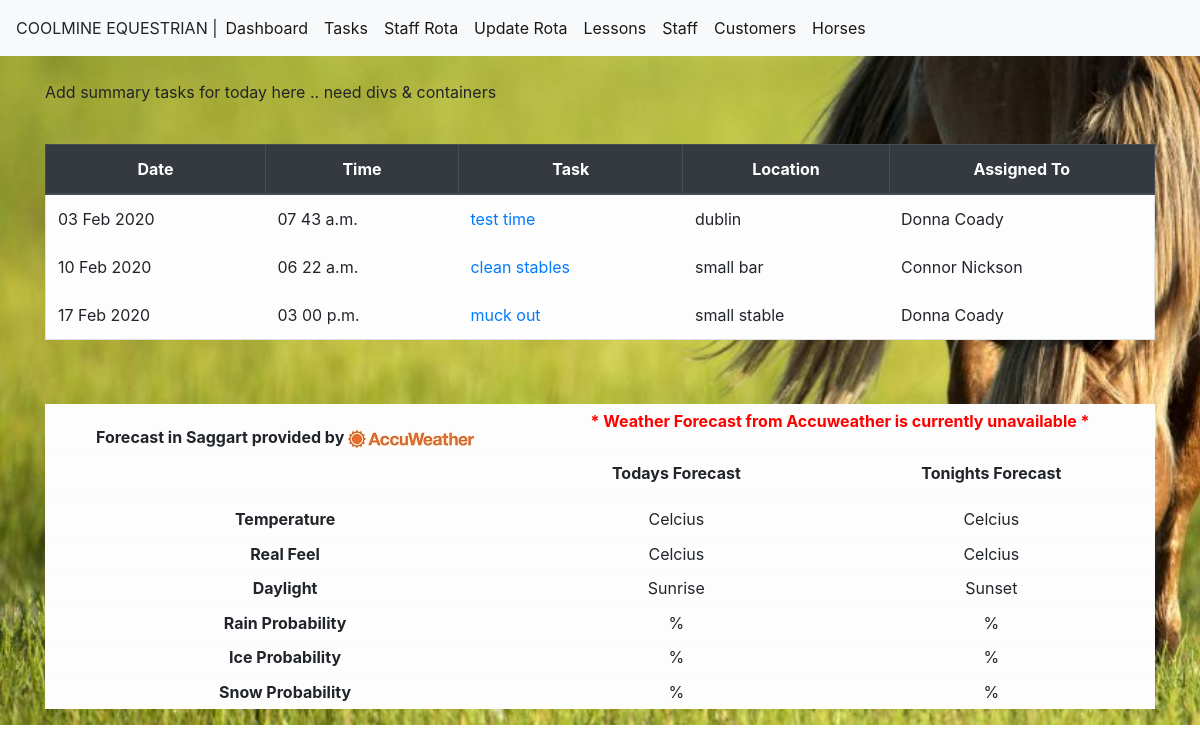
The page / on the database its author committed.
### module_task/models.py (models this page shows, shortened)
class TaskList(models.Model):
    taskdate=models.DateField(auto_now_add=False, auto_now=False)
    tasktime=models.TimeField(auto_now_add=False, auto_now=False,blank=True,null=True)
    taskdesc = models.CharField(max_length=200)
    location= models.CharField(max_length=50)
    assingees= models.ForeignKey(StaffList,blank=True,null=True, on_delete=models.CASCADE,limit_choices_to={'termindate': None},)
    completed = models.BooleanField(default=False)
    comments=models.CharField(max_length=100,blank=True)

class StaffList(models.Model):
    staffname= models.CharField(max_length=50)
    staffdob=models.DateField(blank=True, null=True)
    staffaddress= models.CharField(max_length=200,blank=True, null=True)
    staffemail= models.EmailField(blank=True, null=True)
    staffphone=models.CharField(max_length=30,blank=True, null=True)
    staffcontract = models.CharField(null=True,max_length=20)
    startdate=models.DateField(blank=True, null=True)
    termindate =models.DateField(blank=True, null=True)
    staffqual =models.CharField(max_length=250, blank=True,null=True)

### module_task/views.py (the view)
# urls.py: path('',views.index, name='index'),
def index(request):
    import json
    import requests
    now = timezone.now()
    current_tasks = TaskList.objects.filter(taskdate__lte=now).order_by('taskdate','tasktime')
    try:
        api = json.loads(api_request.content)
    except Exception as e:
        api = "Weather API Error"
    return render(request,'index.html',{'current_tasks': current_tasks,'api':api})

### module_task/templates/index.html (shortened to what this page needs)
{%extends 'base.html'%}
{% block content %}
<p> Add summary tasks for today here .. need divs & containers </p>
  <table class="table table-bordered">
    <thead class="thead-dark">
      <tr>
        <th scope="col">Date</th>
        <th scope="col">Time</th>
        <th scope="col">Task</th>
        <th scope="col">Location</th>
        <th scope="col">Assigned To</th>
      </tr>
    </thead>
  {% if current_tasks %}
    <tbody>
      {% for tasks in current_tasks %}
        {% if tasks.completed %}
          <tr class="table table-secondary table-borderless">
          </tr>
        {% else %}
            <tr class="table table-borderless table-light" border-color>
              <td> {{tasks.taskdate|date:"d M Y"}} </td>
              <td> {{tasks.tasktime|time:"h i a"}} </td>
              <td> <a href="{% url 'edittask' tasks.id %}">{{tasks.taskdesc}}</a> </td>
              <td> {{tasks.location}} </td>
              <td> {{tasks.assingees.staffname}} </td>
            </tr>
        {% endif %}
      {% endfor %}
    </tbody>
  </table>
  {% endif %}
{% if api %}
<table class="table table-sm table-light ">
  <thead>
      <tr>
      <th scope="col" colspan="1">Forecast in Saggart provided by <img src="../static/images/AccuLogo_Sml.jpg" alt="Accuweather" ></th>
      <th scope="col" colspan="2">
      {% if api.Headline.Text %}
        <p>{{ api.Headline.Text }} </p>
      {% elif api.Code == "ServiceUnavailable" %}
        <p><font color="red"> Accuweather Service is Unvailable: </p>
        {{ api.Message }}</font> </p>
      {% elif api == "Weather API Error" %}
        <p><font color="red">* Weather Forecast from Accuweather is currently unavailable *</font></p>
      {% else %}
        <p><font color="red">* Weather Forecast from Accuweather is currently unavailable *</font></p>
      {% endif %}
      </th>
  </thead>
  <thead>
      <tr>
      <th scope="col" colspan="1"></th>
      <th scope="col" colspan="1">Todays Forecast</th>
      <th scope="col" colspan="1">Tonights Forecast</th>
  </thead>
  <tbody>
  <tr style="text-align:center">
      <th scope="row"></th>
      <td> {{ api.DailyForecasts.0.Day.LongPhrase }} </td>
      <td> {{ api.DailyForecasts.0.Night.LongPhrase }} </td>
    </tr>
    <tr style="text-align:center">
      <th scope="row">Temperature</th>
      <td> {{ api.DailyForecasts.0.Temperature.Maximum.Value }} Celcius</td>
      <td> {{ api.DailyForecasts.0.Temperature.Minimum.Value }} Celcius</td>
    </tr>
    <tr style="text-align:center">
      <th scope="row">Real Feel</th>
      <td> {{ api.DailyForecasts.0.RealFeelTemperature.Maximum.Value }} Celcius</td>
      <td> {{ api.DailyForecasts.0.RealFeelTemperature.Minimum.Value }} Celcius</td>
    </tr>
    <tr style="text-align:center">
      <th scope="row">Daylight</th>
      <td> {{ api.DailyForecasts.0.Sun.Rise }} Sunrise </td>
      <td> {{ api.DailyForecasts.0.Sun.Set }} Sunset</td>
    </tr>
       <tr style="text-align:center">
      <th scope="row">Rain Probability</th>
      <td> {{ api.DailyForecasts.0.Day.RainProbability }} % </td>
      <td> {{ api.DailyForecasts.0.Night.RainProbability }} % </td>
    </tr>
        <tr style="text-align:center">
      <th scope="row">Ice Probability</th>
      <td> {{ api.DailyForecasts.0.Day.IceProbability }} % </td>
      <td> {{ api.DailyForecasts.0.Night.IceProbability }} % </td>
    </tr>
        <tr style="text-align:center">
      <th scope="row">Snow Probability</th>
      <td> {{ api.DailyForecasts.0.Day.SnowProbability }} % </td>
      <td> {{ api.DailyForecasts.0.Night.SnowProbability }} % </td>
    </tr>
  </tbody>
</table>
{% endif %}
{% endblock %}

### static/css/style.css (style rules this page uses)
th { text-align: center; }
body { background-image: url( '../images/grasshorse.jpg' ); background-repeat: no-repeat; background-size: cover }

### rows shown on the page
TaskList: taskdate "03 Feb 2020", tasktime "07 43 a.m.", taskdesc "test time", location "dublin", assingees.staffname "Donna Coady"
TaskList: taskdate "10 Feb 2020", tasktime "06 22 a.m.", taskdesc "clean stables", location "small bar", assingees.staffname "Connor Nickson"
TaskList: taskdate "17 Feb 2020", tasktime "03 00 p.m.", taskdesc "muck out", location "small stable", assingees.staffname "Donna Coady"
